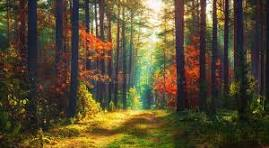
#> input picture computerVision/nature.jpeg, 269 x 148 px
$ python imageTransformation.py
#> lines starting #> are read from the running program, lines starting #| are printed output that depends on the picture
import cv2
import numpy as np
import matplotlib.pyplot as plt


# Read image
img = cv2.imread("nature.jpeg")
#> img is the input picture: shape (148, 269, 3); mean B, G, R 49, 77.6, 89.5

# Translation
translation_matrix = np.float32([[1, 0, 100], [0, 1, 50]])
translated = cv2.warpAffine(
	img,
	translation_matrix,
	(img.shape[1], img.shape[0]),
)
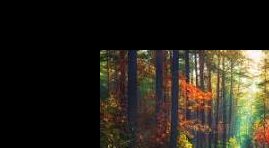
#> translated: shape (148, 269, 3); mean B, G, R 27.2, 37.4, 42.3

# Rotation
rotation_matrix = cv2.getRotationMatrix2D(
	(img.shape[1] // 2, img.shape[0] // 2),
	45,
	1,
)
rotated = cv2.warpAffine(
	img,
	rotation_matrix,
	(img.shape[1], img.shape[0]),
)
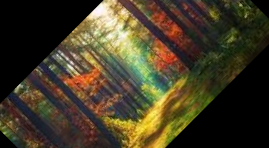
#> rotated: shape (148, 269, 3); mean B, G, R 37.8, 59.9, 68.8

# Scaling
scaled = cv2.resize(img, None, fx=1.5, fy=1.5)
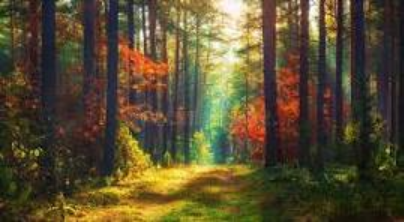
#> scaled: shape (222, 404, 3); mean B, G, R 48.9, 77.4, 89.3

# Flipping
flipped = cv2.flip(img, 1)
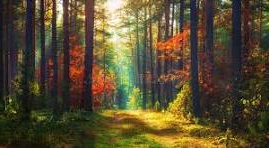
#> flipped: shape (148, 269, 3); mean B, G, R 49, 77.6, 89.5

# Display images
images = [img, translated, rotated, scaled, flipped]
titles = ["Original", "Translate", "Rotate", "Scale", "Flip"]

for index in range(5):
	plt.subplot(2, 3, index + 1)
	plt.imshow(cv2.cvtColor(images[index], cv2.COLOR_BGR2RGB))
	plt.title(titles[index])
	plt.axis("off")

plt.show()
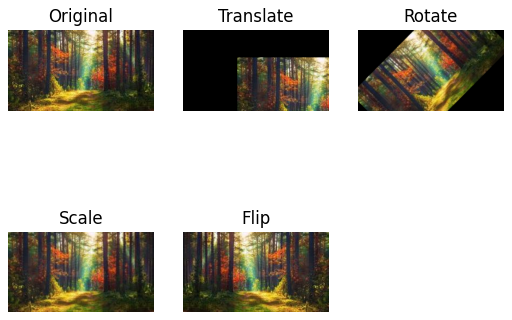
#> figure drawn by matplotlib, 5 panels
